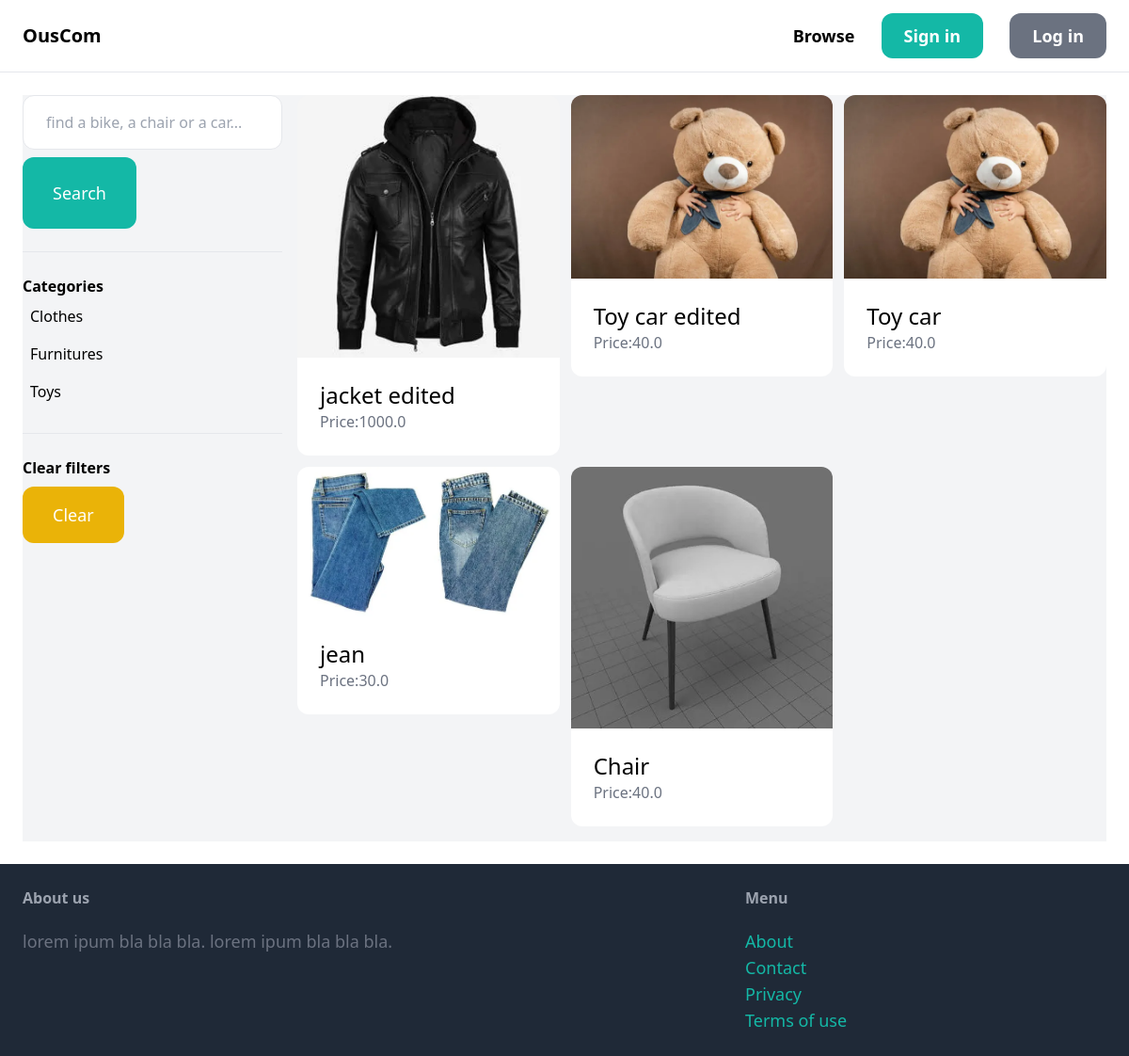
The app's page /items/ with its own data.
### item/models.py (models this page shows, shortened)
class Category(models.Model):
    name = models.CharField(max_length=250)
    class Meta:
        ordering = ('name',)
        verbose_name_plural ='Categories'

class Item(models.Model):
    category = models.ForeignKey(Category, related_name='items', on_delete=models.CASCADE)
    name = models.CharField(max_length=250)
    description = models.TextField(blank = True , null = True)
    price = models.FloatField()
    image = models.ImageField(upload_to = 'image_items', blank=True, null=True)
    is_sold = models.BooleanField(default = False)
    created_by = models.ForeignKey(User, related_name='items', on_delete=models.CASCADE)
    created_at = models.DateTimeField(auto_now_add=True)

### item/views.py (the view)
# urls.py: path("", views.items, name="items"),
def items(request):
    query = request.GET.get('query', '')
    category_id = request.GET.get('category',0)
    items = Item.objects.filter(is_sold=False)
    categories = Category.objects.all()
    if query:
        items = items.filter(Q(name__icontains=query) | Q(description__icontains=query))
    if category_id:
        items = items.filter(category_id = category_id)
    return render(request , 'item/items.html', {
        'items' : items,
        'query' : query,
        'categories' : categories,
        'category_id' : category_id,
    })

### item/templates/item/items.html (shortened to what this page needs)
{% extends 'core/base.html' %}
{% block content %}
    <div class="pb-4 grid grid-cols-4 gap-4 bg-gray-100 ">
        <div class="col-span-1" >
                <form method="get" action="{% url 'item:items' %}">
                     <input name="query" class="w-full py-4 px-6 border rounded-xl" type="text" value="{{query}}" placeholder="find a bike, a chair or a car...">
                     <button class="mt-2 py-6 px-8 text-lg bg-teal-500 text-white rounded-xl ">Search</button>
                </form>
                <hr class='my-6' />
                <p class="font-semibold">Categories</p>
                <ul>
                    {% for category in categories %}
                         <li class="py-2 px-2 rounded-xl {% if category.id == category_id %} bd-gray-200{% endif %}">
                            <a href="{% url 'item:items' %}?query={{query}}&category={{category.id}}">{{category.name}}</a>
                         </li>
                    {% endfor %}
                </ul>
                <hr class='my-6' />
                <p class="font-semibold">Clear filters</p>
                <ul>
                    <li>
                        <a href="{% url 'item:items' %}" class="mt-2 py-4 px-8 inline-block bg-yellow-500 text-lg rounded-xl text-white">Clear</a>
                    </li>
                </ul>
        </div>
        <div class="col-span-3" >
            <div class=" grid grid-cols-3 gap-3" >
                {% for item in items %}
                    <div >
                        <a href="{% url 'item:detail' item.id %}">
                            <div >
                                <img src="{{ item.image.url }}" class="rounded-t-xl">
                            </div>
                            <div class="p-6 bg-white rounded-b-xl ">
                                <h3 class="text-2xl">{{ item.name }}</h3>
                                <p class="text-gray-500">Price:{{ item.price }}</p>
                            </div>
                        </a>
                    </div>
                {% endfor %}
           </div>
        </div>
    </div>
{% endblock %}

### records on screen
Category: name "Clothes"
Category: name "Furnitures"
Category: name "Toys"
Item: image (picture), name "jacket edited", price "1000.0"
Item: image (picture), name "Toy car edited", price "40.0"
Item: image (picture), name "Toy car", price "40.0"
Item: image (picture), name "jean", price "30.0"
Item: image (picture), name "Chair", price "40.0"
